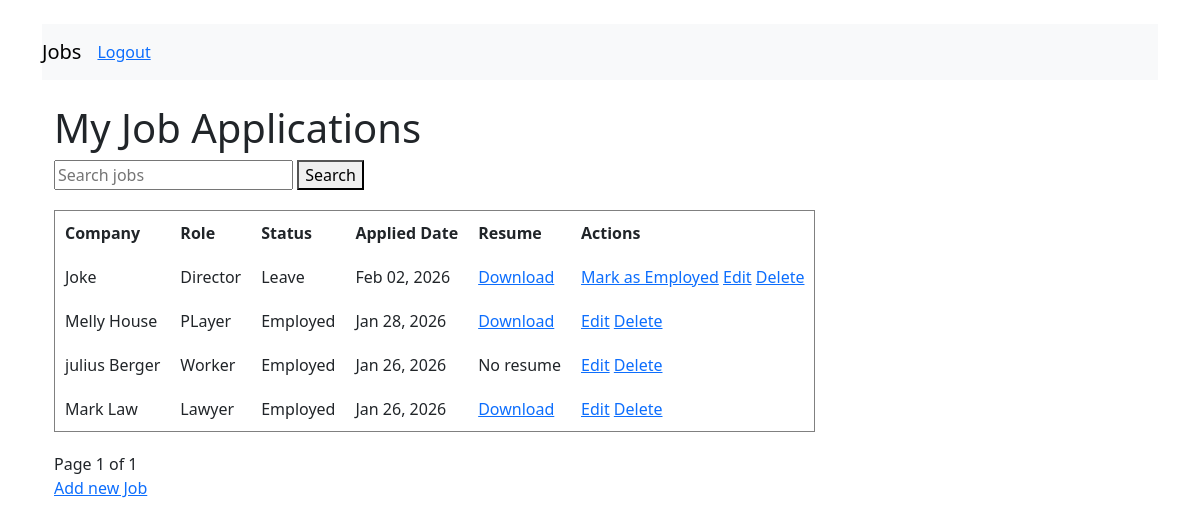
Page /jobs/ (signed in) on the earlier database version.
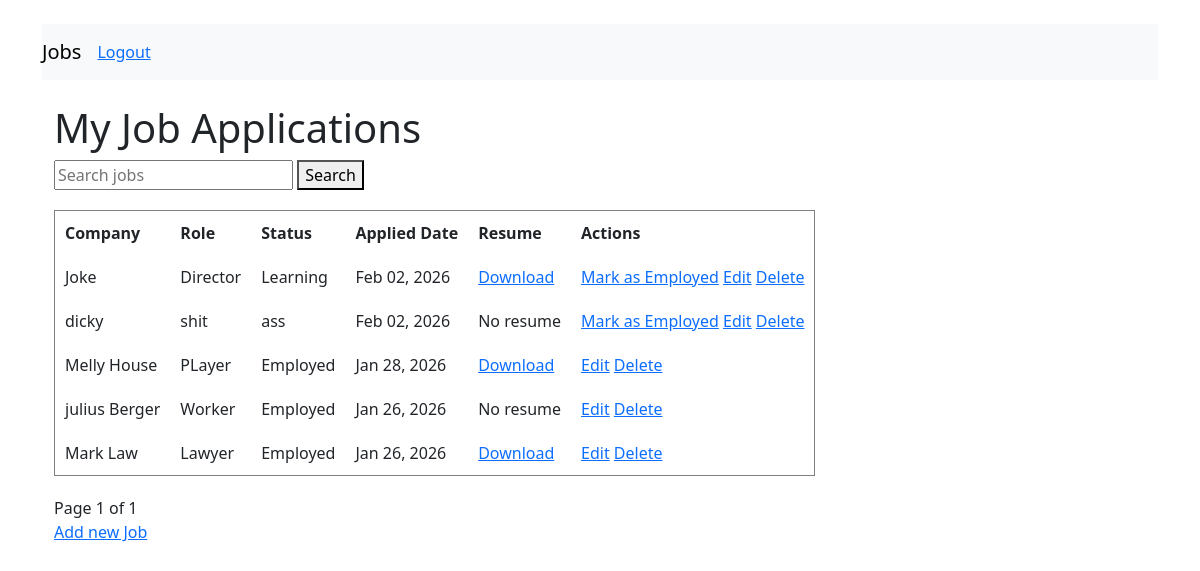
Same page on the later database version.
### applications/models.py (models this page shows, shortened)
class JobApplication(models.Model):
    user = models.ForeignKey(User, on_delete=models.CASCADE)
    company = models.CharField(max_length=200)
    role = models.CharField(max_length=200)
    status = models.CharField(max_length=50)
    resume = models.FileField(upload_to='resumes/', blank=True, null=True)
    applied_date = models.DateField(auto_now_add=True)
    class Meta:
        permissions = [
            ("can_mark_employed", "Can mark job as employed"),
            ("can_approve_leave", "Can approve leave status"),
        ]

### applications/views.py (the view)
# urls.py: path('jobs/', views.job_list, name='job_list'),
@login_required
def job_list(request):
    query = request.GET.get('q', '')
    if query:
        jobs = JobApplication.objects.filter(user=request.user).filter(Q(company__icontains=query) | Q(role__icontains=query)).order_by('-applied_date')
    else:
        jobs = JobApplication.objects.filter(user=request.user).order_by('-applied_date')
    paginator = Paginator(jobs, 5)  # 5 jobs per page
    page_number = request.GET.get('page')
    page_obj = paginator.get_page(page_number)
    return render(
        request,
        'applications/list.html',
        {
            'page_obj': page_obj,  # paginated page
            'query': query,        # current search term
        }
    )

### applications/templates/applications/list.html (shortened to what this page needs)
{% extends "applications/base.html" %}
{% load job_extras %}
{% block content %}
<h1>My Job Applications</h1>
<form method="GET" action="" style="margin-bottom: 20px;">
    <input type="text" name="q" placeholder="Search jobs" value="{{ query }}">
    <button type="submit">Search</button>
</form>
<table border="1" cellpadding="10" cellspacing="0">
    <thead>
        <tr>
            <th>Company</th>
            <th>Role</th>
            <th>Status</th>
            <th>Applied Date</th>
            <th>Resume</th>
            <th>Actions</th>
        </tr>
    </thead>
    <tbody>
        {% for job in page_obj %}
        <tr>
            <td>{{ job.company }}</td>
            <td>{{ job.role }}</td>
            <td>{{ job.status }}</td>
            <td>{{ job.applied_date|date:"M d, Y" }}</td>
            <td>
                {% if job.resume %}
                    <a href="{{ job.resume.url }}">Download</a>
                {% else %}
                    No resume
                {% endif %}
            </td>
            <td>
                {% if job.user == request.user %}
                    {% if perms.applications.can_mark_employed and job.status != 'Employed' %}
                        <a href="{% url 'mark_employed' job.pk %}">Mark as Employed</a>
                    {% endif %}
                    <a href="{% url 'job_edit_cbv' job.pk %}">Edit</a>
                    <a href="{% url 'job_delete_cbv' job.pk %}">Delete</a>
                {% endif %}
            </td>
        </tr>
        {% empty %}
        <tr>
            <td colspan="6" style="text-align: center;">No job applications yet.</td>
        </tr>
        {% endfor %}
    </tbody>
</table>
<div style="margin-top: 20px;">
    Page {{ page_obj.number }} of {{ page_obj.paginator.num_pages }}
</div>
<p><a href="{% url 'add_job' %}">Add new Job</a></p>
{% endblock %}

### applications/templates/applications/base.html (shortened to what this page needs)
{% load static %}
<!DOCTYPE html>
<html lang="en">
<head>
    <link rel="stylesheet" href="{% static 'bootstrap/css/bootstrap.min.css' %}">
</head>
<body class="container mt-4">
    <nav class="navbar navbar-expand-lg navbar-light bg-light">
      <a class="navbar-brand" href="{% url 'job_list' %}">Jobs</a>
      <a href="{% url 'logout'%}">Logout</a>
    </nav>
    <div class="container mt-4">
        {% block content %}{% endblock %}
    </div>
</body>
</html>

Differences in the rows shown:
changed JobApplication "Joke": status "Leave" → "Learning"
added JobApplication: company "dicky", role "shit", status "ass", applied_date "Feb 02, 2026", resume "No resume", shows "Mark as Employed", shows "Edit"
